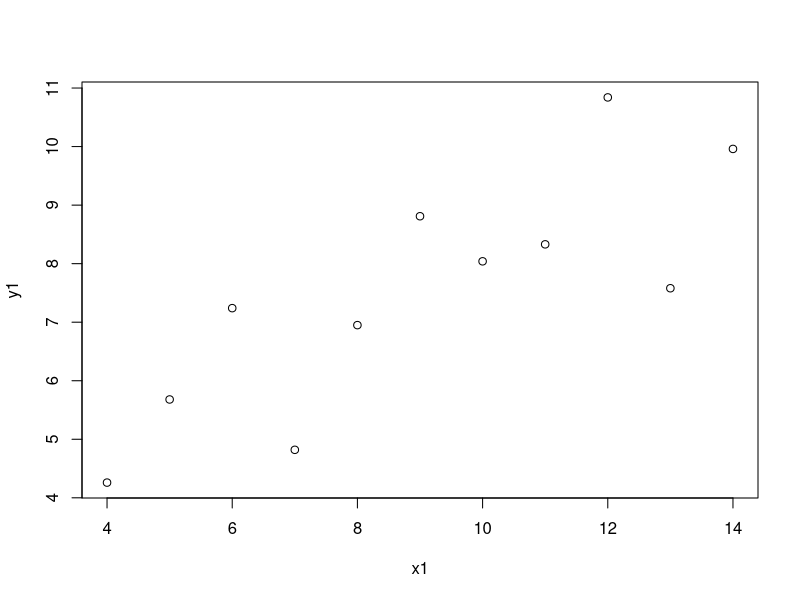
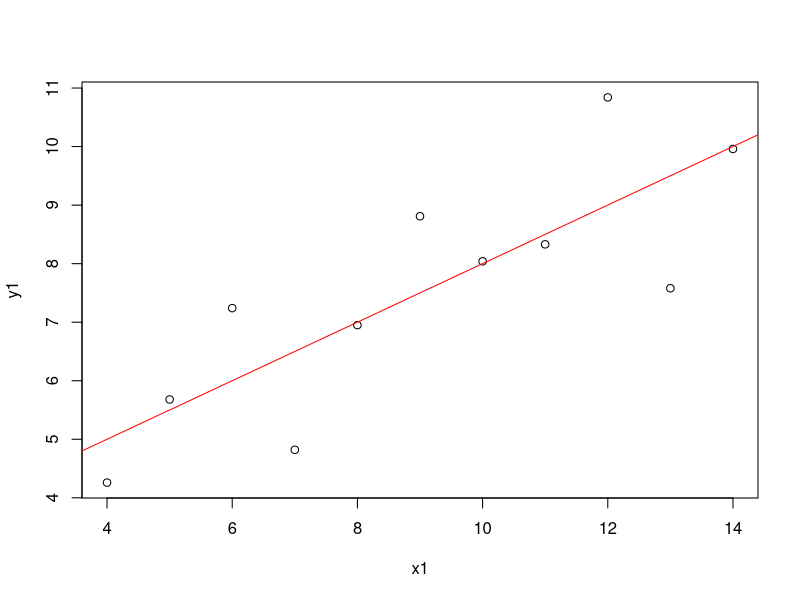

The R script that drew these images, in order:
## ---- chunk 1
data("anscombe")
View(anscombe)
plot(y1 ~ x1, data = anscombe)
fit <- lm(y1 ~ x1, data = anscombe)
fit
plot(y1 ~ x1, data = anscombe)
abline(fit, col = "red")
## ---- chunk 2
3 + 8 
3 - 8 
5 * 5 
11/ 2
2 ^ 10
11 %% 2


a <- 3
b =  2
b <- 5
c <- a + b
c

numer <- 17.8
class(numer)

char <- 'hello world' 
class(char)

logic <- TRUE
class(logic)

card_length <- 3
card_width <- "5 inches"
class(card_length)
class(card_width)
#card_length * card_width

card_width <- 5
card_length * card_width


RRP <- 35.99
Exchange <- 31.74
RRP
NTD <- RRP * Exchange
NTD
## ---- chunk 3
height_vec <- c(180, 169, 173)
height_vec[1]
height_vec[3]
height_vec[c(1,3)]

name_vec <- c("Brian", 'Toby', 'Sherry')

x <- c(1,2,3,7)
y <- c(2,3,5,1)

x + y
x * y
x - y
x / y

students <- c(44, 52, 60, 38, 19)
students + 30 
students + c(30)
students + c(30,30 ,30, 30 ,30)


1:20
x <- 1:20
y <- seq(1, 20, by=2)
y

?seq


students <- c(44, 52, 60, 38, 19)
sum(students)
sum(students) / 5

mean(students)
max(students)
min(students)
summary(students)

?sum

height_vec <- c(180,169,173)
height_vec

names(height_vec) <- c('Brian', 'Toby', 'Sherry')
height_vec

name_vec <- c('Brian', 'Toby', 'Sherry')
names(height_vec) <- name_vec

height_vec
height_vec > 175
height_vec[height_vec > 175]

height_vec[c(TRUE, FALSE, FALSE)]
height_vec[c(1)]

## ---- chunk 4
height_vec <- c(180, 169, 173)
weight_vec <- c(73, 87, 43)
names_vec  <- c('Brian', 'Toby', 'Sherry')

bmi_vec <- weight_vec / (height_vec / 100) ^ 2
names(bmi_vec) <- names_vec
bmi_vec
bmi_vec[bmi_vec < 18.5 | bmi_vec >= 24]

## ---- chunk 5
kevin <- c(85, 73)
marry <- c(72, 64)
jerry <- c(59, 66)
mat <- matrix(c(kevin, marry, jerry), nrow = 3, byrow = TRUE)

colnames(mat) <- c('first', 'second')
mat

rownames(mat) <- c('kevin', 'marry', 'jerry')
mat

mat2 <- matrix(c(kevin, marry, jerry), nrow = 3, byrow = TRUE, dimnames = list(c('kevin', 'marry', 'jerry'), c('first', 'second')))

mat2

dim(mat2)
nrow(mat2)
ncol(mat2)

mat2[1,]
mat2[,1]

2:3
mat2[2:3,]

mat2[2,1]

mat2[2,1] <- 80
mat2[2,1]

mat2
mat3 <- rbind(mat2, c(78, 63))
rownames(mat3)[4] <- 'sam'
mat3

mat4 <- cbind(mat2, c(82, 77, 70))
mat4
colnames(mat4)[3] <- 'third'
mat4

rowSums(mat2)
colSums(mat2)


m1 <- matrix(1:4, byrow = TRUE, nrow = 2)
m2 <- matrix(5:8, byrow = TRUE, nrow = 2)
m1 + m2
m1 - m2
m1 * m2
m1 / m2


mat <- matrix(c(kevin, marry, jerry), nrow = 3, byrow = TRUE, dimnames = list(c('kevin', 'marry', 'jerry'), c('first', 'second')))

mat[,'first'] * 0.4 + mat[, 'second'] * 0.6
